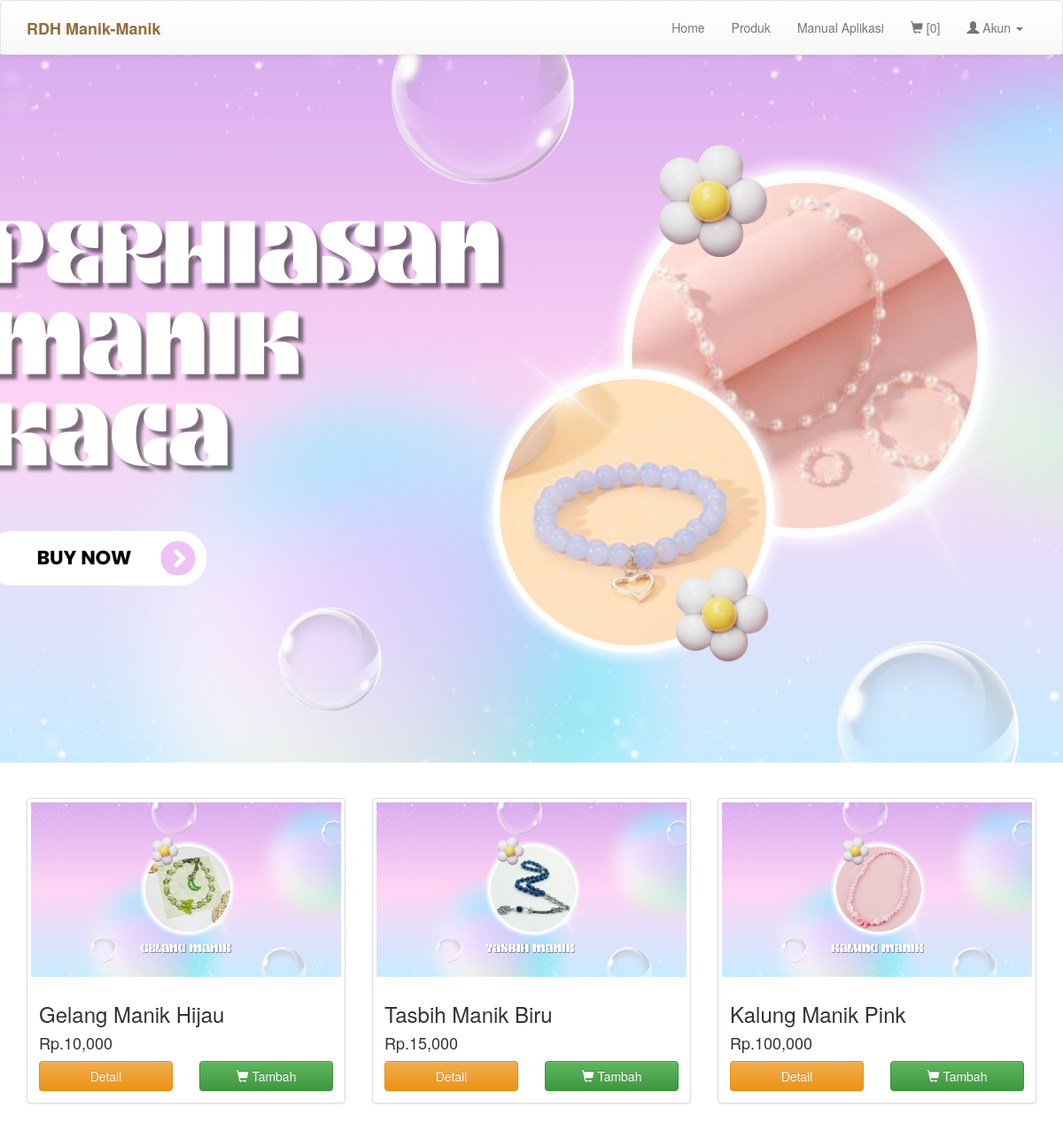
The page / on the database its author committed.
### tables this page shows
CREATE TABLE `produk` (
  `kode_produk` varchar(100) NOT NULL,
  `nama` varchar(100) NOT NULL,
  `image` text NOT NULL,
  `deskripsi` text NOT NULL,
  `harga` int(11) NOT NULL
);

### index.php (the view)
<?php
include 'header.php';
?>
<div class="container-fluid" style="margin: 0;padding: 0;">
    <div class="image" style="margin-top: -21px">
<img src="image/home/background-manik.png" style="width: 100vw; height: 100vh; object-fit: cover; display: block;">
    </div>
</div>
<br>
<br>
<div class="container">
    <div class="row">
        <?php
		$result = mysqli_query($conn, "SELECT * FROM produk");
		while ($row = mysqli_fetch_assoc($result)) {
			?>
        <div class="col-sm-6 col-md-4">
            <div class="thumbnail">
                <img src="image/produk/<?= $row['image']; ?>">
                <div class="caption">
                    <h3><?= $row['nama'];  ?></h3>
                    <h4>Rp.<?= number_format($row['harga']); ?></h4>
                    <div class="row">
                        <div class="col-md-6">
                            <a href="detail_produk.php?produk=<?= $row['kode_produk']; ?>"
                                class="btn btn-warning btn-block">Detail</a>
                        </div>
                        <?php if(isset($_SESSION['kd_cs'])){ ?>
                        <div class="col-md-6">
                            <a href="proses/add.php?produk=<?= $row['kode_produk']; ?>&kd_cs=<?= $kode_cs; ?>&hal=1"
                                class="btn btn-success btn-block" role="button"><i
                                    class="glyphicon glyphicon-shopping-cart"></i> Tambah</a>
                        </div>
                        <?php
							}
							else{
								?>
                        <div class="col-md-6">
                            <a href="keranjang.php" class="btn btn-success btn-block" role="button"><i
                                    class="glyphicon glyphicon-shopping-cart"></i> Tambah</a>
                        </div>
                        <?php
							}
							?>
                    </div>
                </div>
            </div>
        </div>
        <?php
		}
		?>
    </div>
</div>
<br>
<br>
<br>
<br>

### css/style.css (style rules this page uses)
body { margin:0; padding: 0; }

### rows shown on the page
produk: image (picture), nama "Gelang Manik Hijau", harga "10,000"
produk: image (picture), nama "Tasbih Manik Biru", harga "15,000"
produk: image (picture), nama "Kalung Manik Pink", harga "100,000"
